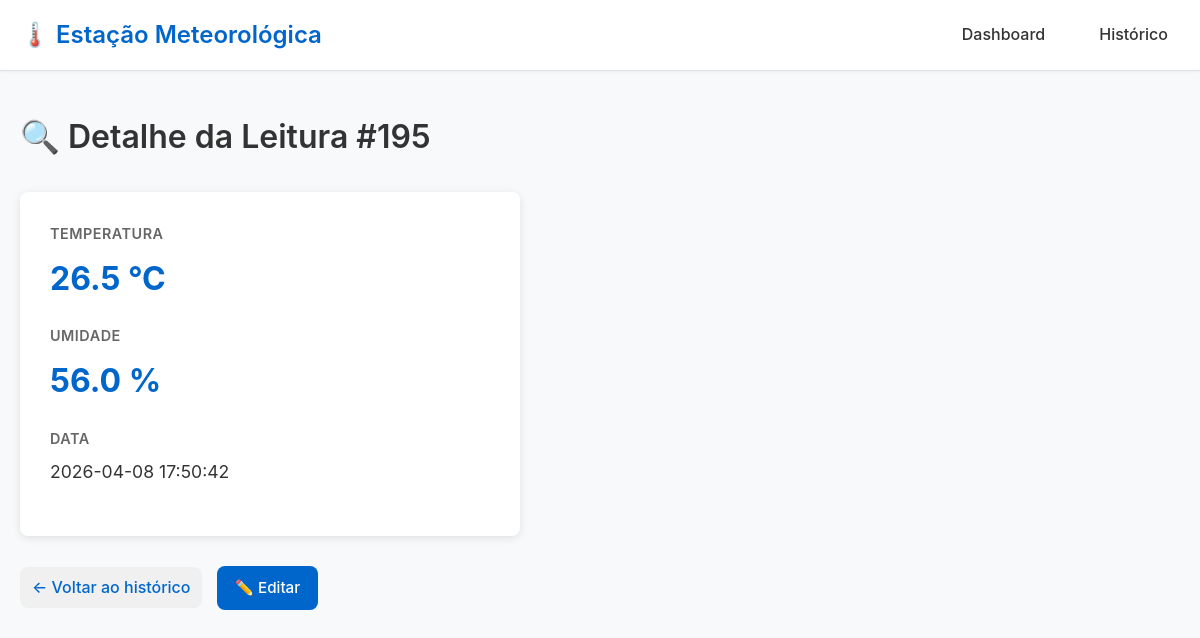
Page /leituras/195 on the earlier database version.
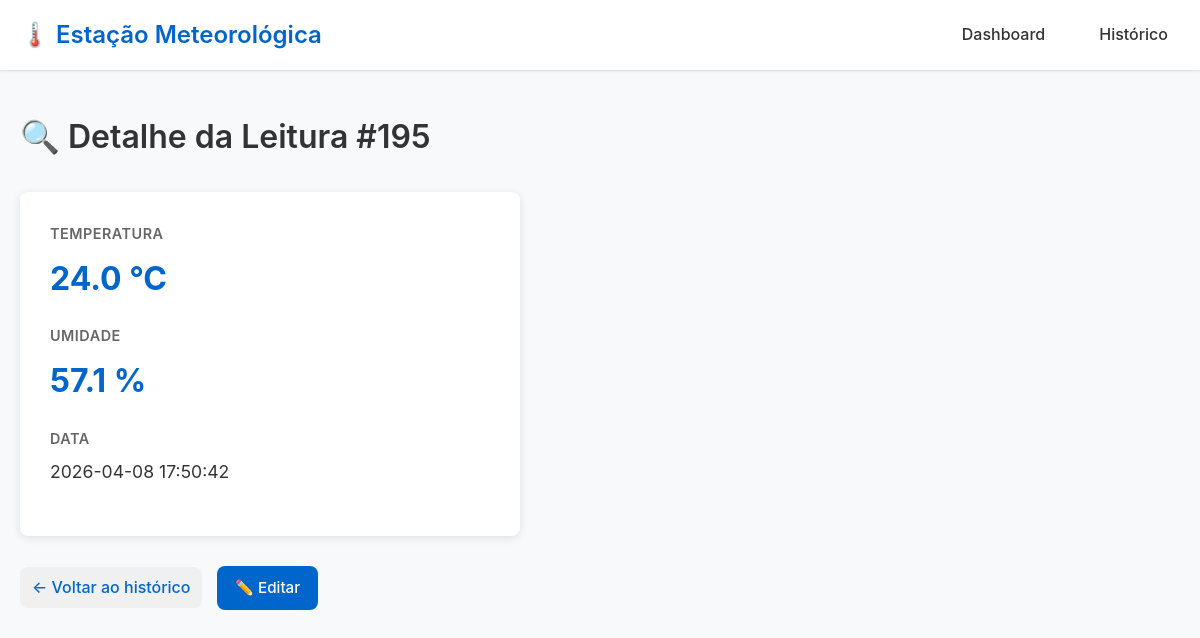
Same page on the later database version.
### tables this page shows
CREATE TABLE leituras (
    id          INTEGER PRIMARY KEY AUTOINCREMENT,
    temperatura REAL    NOT NULL,
    umidade     REAL    NOT NULL,
    pressao     REAL,
    localizacao TEXT    DEFAULT 'Lab',
    timestamp   DATETIME DEFAULT (datetime('now', 'localtime'))
);

### app.py (the view)
@app.route('/leituras/<int:id>', methods=['GET'])
def detalhe(id):
    leitura = buscar_leitura(id)
    if not leitura:
        abort(404)
    if quer_json():
        return jsonify(leitura)
    return render_template('detalhe.html', leitura=leitura)

### app.py (called while the page is built)
def quer_json():
    return (request.args.get('formato') == 'json' or
            request.accept_mimetypes.best == 'application/json')

### database.py (called while the page is built)
def get_db_connection():
    conn = sqlite3.connect(DB_PATH, timeout=10)
    conn.execute('PRAGMA journal_mode=WAL')   # permite leitura/escrita simultânea
    conn.execute('PRAGMA busy_timeout=5000')  # espera até 5s antes de lançar erro
    conn.row_factory = sqlite3.Row            # acesso por nome de coluna
    return conn

def buscar_leitura(id: int) -> dict | None:
    conn = get_db_connection()
    row = conn.execute(
        'SELECT * FROM leituras WHERE id = ?', (id,)
    ).fetchone()
    conn.close()
    return dict(row) if row else None

### templates/detalhe.html (shortened to what this page needs)
{% extends "base.html" %}
{% block content %}
<div class="section">
    <h1>🔍 Detalhe da Leitura #{{ leitura.id }}</h1>
    <div style="background-color: white; padding: 30px; border-radius: 8px; box-shadow: 0 2px 8px rgba(0, 0, 0, 0.1); max-width: 500px;">
        <div style="margin-bottom: 20px;">
            <h3 style="color: #666; font-size: 0.9rem; text-transform: uppercase; letter-spacing: 0.5px; margin-bottom: 8px;">Temperatura</h3>
            <p style="font-size: 2rem; font-weight: 700; color: #0066cc; margin: 0;">{{ leitura.temperatura }} °C</p>
        </div>
        <div style="margin-bottom: 20px;">
            <h3 style="color: #666; font-size: 0.9rem; text-transform: uppercase; letter-spacing: 0.5px; margin-bottom: 8px;">Umidade</h3>
            <p style="font-size: 2rem; font-weight: 700; color: #0066cc; margin: 0;">{{ leitura.umidade }} %</p>
        </div>
        <div style="margin-bottom: 20px;">
            <h3 style="color: #666; font-size: 0.9rem; text-transform: uppercase; letter-spacing: 0.5px; margin-bottom: 8px;">Data</h3>
            <p style="font-size: 1.1rem; margin: 0;">{{ leitura.timestamp }}</p>
        </div>
    </div>
    <div style="margin-top: 30px;">
        <a href="/leituras" class="back-link">← Voltar ao histórico</a>
        <a href="/leituras/{{ leitura.id }}/editar" class="btn" style="margin-left: 10px;">✏️ Editar</a>
    </div>
</div>
{% endblock %}

Differences in the rows shown:
changed leituras id 195: temperatura "26.5" → "24.0"; umidade "56.0" → "57.1"
